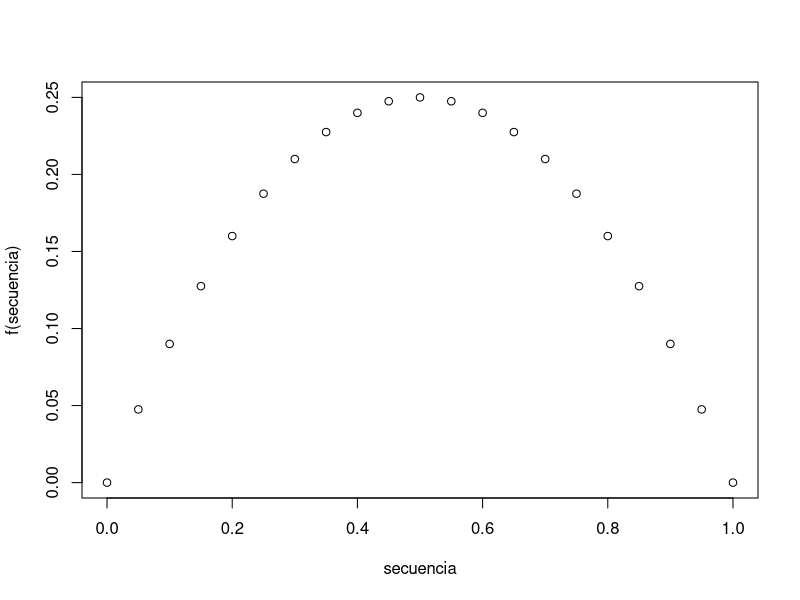
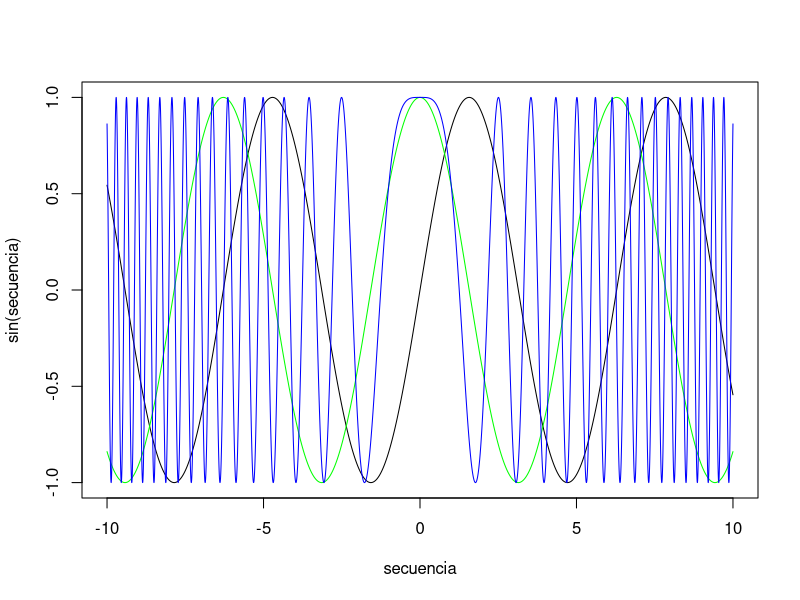
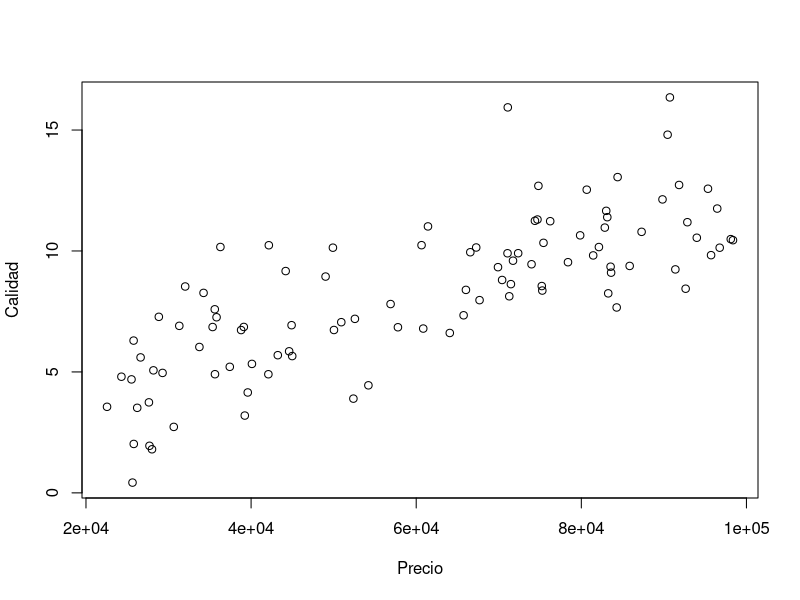

R code for these plots, in order: (Note: this script raises an error after producing the figures.)
# Ejercicio 1

cicle <- function(n){
  t = 0
  for (i in 1:n){
    t = t + i
  }
  t
}

# 1.a

t <- cicle(1000)
print(t)
# 1.b

n_count <- 1
while (cicle(n_count) <= 1e5){
  n_count <- n_count + 1
}
print(n_count)

# 1.c

positive_elements_sum <- function(v){
  sum <- 0
  for (elem in v){
    sum <- sum + (elem > 0) * elem
  }
  sum
}

print(positive_elements_sum(seq(from=-10, to=5)))

# Ejercicio 2

f <- function(p){
  return(p*(1-p))
}
secuencia <- seq(from=0, to=1, by=0.05)
plot(secuencia, f(secuencia))

# Ejercicio 3

secuencia <- seq(from=-10, to=10, length.out=10000)
plot(secuencia, sin(secuencia), type="l")
lines(secuencia, cos(secuencia), col="green")
lines(secuencia, cos(secuencia^2), col="blue")

# Ejercicio 4

autos <- read.table("autos.txt", header=TRUE)

terceraFila <- autos[3,]

segundaColumna <- autos[,2]

cheapest_idx <- which.min(autos$precio)
cheapest_quality <- autos$calidad[cheapest_idx]

sum_first_four <- sum(autos$precio[1:4])

sum_columns <- apply(autos, 2, sum)

plot(autos$precio, autos$calidad, xlab="Precio", ylab="Calidad")

sorted_autos <- autos[order(autos$precio)]